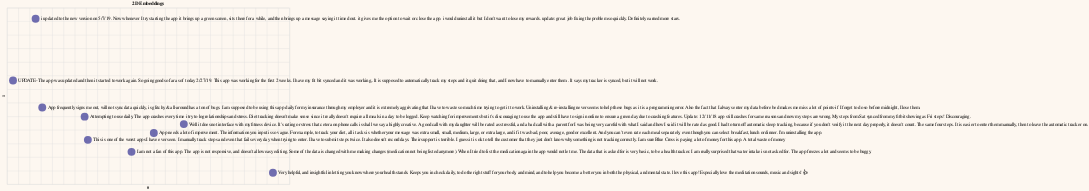

Notebook code cell kept with this figure:
### Code cell
# Reduce embeddings to 2 principal components to aid visualization
embeds_pc2 = get_pc(embeds,2)

# Add the principal components to dataframe
df_pc2 = pd.concat([df, pd.DataFrame(embeds_pc2)], axis=1)

# Plot the 2D embeddings on a chart
df_pc2.columns = df_pc2.columns.astype(str)
generate_chart(df_pc2.iloc[:sample],'0','1',title='2D Embeddings')

### Figure 1 — Vega-Lite specification as saved in the notebook (floating-point values rounded to 4 significant figures; data arrays with more than 128 entries replaced by an {"elided": "..."} marker saying what was removed)
{"config": {"view": {"continuousWidth": 400, "continuousHeight": 300}, "background": "#FDF7F0", "legend": {"labelFontSize": 18, "orient": "bottom", "titleFontSize": 18}}, "layer": [{"mark": {"type": "circle", "size": 500}, "encoding": {"color": {"value": "#333293"}, "tooltip": [{"field": "reviews", "type": "nominal"}], "x": {"axis": {"domain": false, "labels": false, "ticks": false}, "field": "0", "scale": {"zero": false}, "type": "quantitative"}, "y": {"axis": {"domain": false, "labels": false, "ticks": false}, "field": "1", "scale": {"zero": false}, "type": "quantitative"}}}, {"mark": {"type": "text", "align": "left", "baseline": "middle", "color": "black", "dx": 15, "size": 13}, "encoding": {"color": {"value": "black"}, "text": {"field": "reviews", "type": "nominal"}, "tooltip": [{"field": "reviews", "type": "nominal"}], "x": {"axis": {"domain": false, "labels": false, "ticks": false}, "field": "0", "scale": {"zero": false}, "type": "quantitative"}, "y": {"axis": {"domain": false, "labels": false, "ticks": false}, "field": "1", "scale": {"zero": false}, "type": "quantitative"}}}], "data": {"name": "data-3f75bc2a01fa6a95c93b8e64c3cb169e"}, "height": 500, "title": "2D Embeddings", "width": 800, "$schema": "https://vega.github.io/schema/vega-lite/v4.17.0.json", "datasets": {"data-3f75bc2a01fa6a95c93b8e64c3cb169e": [{"reviews": "i updated to the new version on 5/7/19. Now whenever I try starting the app it brings up a green screen, sits there for a while, and then brings up a message saying it timed out. it gives me the option to wait or close the app. i would uninstall it but I don't want to lose my rewards. update: great job fixing the problem so quickly. Definitely earned more stars.", "reviews_embeds": {"elided": "4096 float values"}, "0": -34.95, "1": 10.97}, {"reviews": "Well it does not interface with my fitness device. It's rating or stress that cetera on phone calls is shall we say a highly creative. A good call with my daughter will be rated as stressful, and a bad call with a parent for I was being very careful with what I said and how I said it will be rated as good. I had to turn off automatic sleep tracking, because if you don't verify it the next day properly, it doesn't count. The same four steps. It is easier to enter them manually, then to leave the automatic tracker on.", "reviews_embeds": {"elided": "4096 float values"}, "0": -8.704, "1": -27.85}, {"reviews": "I am not a fan of this app. The app is not responsive, and doesn't allow easy editing. Some of the data is changed with me making changes (medication not being listed anymore). When I tried to list the medication again the app would not let me. The data that is asked for is very basic, to be a health tracker. I am really surprised that water intake is not asked for. The app freezes a lot and seems to be buggy.", "reviews_embeds": {"elided": "4096 float values"}, "0": -17.97, "1": -38.06}, {"reviews": "UPDATE- The app was updated and then it started to work again. So going good so far as of today 2/27/19. This app was working for the first 2 weeks. I have my fit bit synced and it was working,. It is supposed to automatically track my steps and it quit doing that, and I now have to manually enter them . It says my tracker is synced, but it will not work.", "reviews_embeds": {"elided": "4096 float values"}, "0": -38.94, "1": -11.79}, {"reviews": "App frequently signs me out, will not sync data quickly, is glitchy & all-around has a ton of bugs. I am supposed to be using this app daily for my insurance through my employer and it is extremely aggrivating that I have to waste so much time trying to get it to work. Uninstalling & re-installing never seems to help these bugs as it is a programming error. Also the fact that I always enter my data before bed makes me miss a lot of points-if I forget to do so before midnight, I lose them.", "reviews_embeds": {"elided": "4096 float values"}, "0": -33.77, "1": -21.71}, {"reviews": "Attempting to use daily. The app crashes every time i try to log relationships and stress. Diet tracking doesn't make sense since it really doesn't require all meals in a day to be logged. Keep watching for improvements but it's discouraging to use the app and still have to sign in online to ensure a green day due to crashing features. Update: 12/11/18 app still crashes for same reasons and now my steps are wrong. My steps from Sat synced from my fitbit showing as Fri steps! Discouraging.", "reviews_embeds": {"elided": "4096 float values"}, "0": -26.27, "1": -25.11}, {"reviews": "App needs a lot of improvement. The information you input is so vague. For example, to track your diet, all it asks is whether your message was extra small, small, medium, large, or extra large, and if it was bad, poor, average, good or excellent. And you can't even rate each meal separately, even though you can select breakfast, lunch or dinner. I'm uninstalling the app.", "reviews_embeds": {"elided": "4096 float values"}, "0": -14.01, "1": -31.11}, {"reviews": "Very helpful, and insightful in letting you know where your health stands. Keeps you in check daily, to do the right stuff for your body, and mind, and to help you become a better you in both the physical, and mental state. l love this app! Especially love the meditation sounds, music and sights! 👍", "reviews_embeds": {"elided": "4096 float values"}, "0": 7.076, "1": -45.77}, {"reviews": "This is one of the worst apps I have ever seen. I manually track steps and even that fails every day when trying to enter. I have to submit steps twice. It also doesn't record days. Their support is terrible. I guess it is ok to tell the customer that they just don't know why something is not tracking correctly. I am sure Blue Cross is paying a lot of money for this app. A total waste of money", "reviews_embeds": {"elided": "4096 float values"}, "0": -25.69, "1": -33.64}]}}
